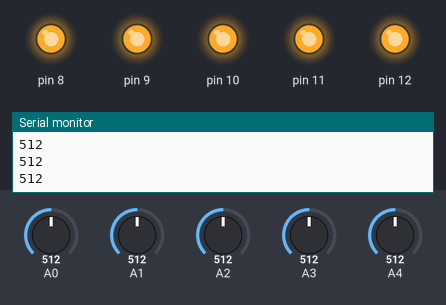
A sketch run on a simulated Arduino Uno, built with avr-gcc and run on an emulated ATmega328P. Shown: output pins drawn as LEDs (lit = HIGH), the last lines printed to the serial monitor. The test bench sets the inputs (shaded band); at power-on: A0 = 512, A1 = 512, A2 = 512, A3 = 512, A4 = 512.

Above: at 1.2 s.
1.3 s: A0 set to 411
4.3 s: A0 set to 388
At 4.6 s:
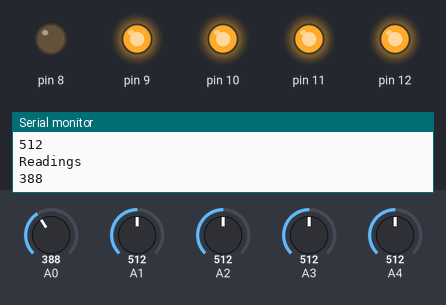
5.8 s: A1 set to 411
7.3 s: A1 set to 390
At 7.7 s:
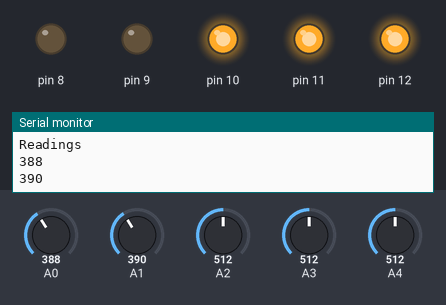
8.8 s: A2 set to 416
11.8 s: A2 set to 382
At 12.7 s:
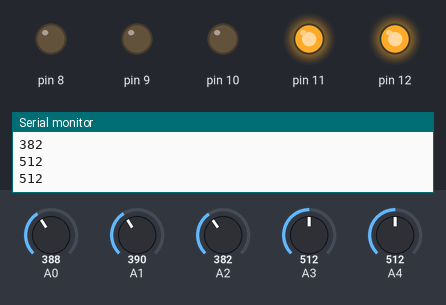
Timing chart, 0 to 14.3 s (numbered marks = the images above; inputs shaded):
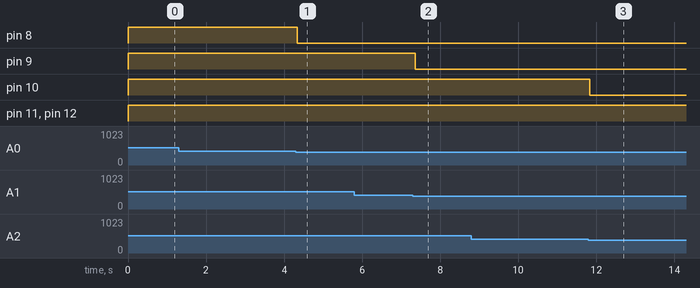

Measured:
- the behaviour switches between 401 and 400 on A0 (found by bisection; images 0 and 1)
- the behaviour switches between 401 and 400 on A1 (found by bisection; images 1 and 2)
- the behaviour switches between 401 and 400 on A2 (found by bisection; images 2 and 3)
- after the input at 4.3 s, pin 8: HIGH → LOW at once
- after the input at 7.3 s, pin 9: HIGH → LOW after 0.06 s
- after the input at 11.8 s, pin 10: HIGH → LOW at once

The sketch:

LineSensorTest.ino
```cpp
int threshold = 400;

void setup()
{
  Serial.begin(9600);
  pinMode(8, OUTPUT);
  pinMode(9, OUTPUT);
  pinMode(10, OUTPUT);
  pinMode(11, OUTPUT);
  pinMode(12, OUTPUT);
  pinMode(3, INPUT);
  pinMode(4, INPUT);
  pinMode(5, INPUT);
  pinMode(6, INPUT);
  pinMode(7, INPUT);
}

void loop()
{
  int a = analogRead(A0);
  int b = analogRead(A1);
  int c = analogRead(A2);
  int d = analogRead(A3);
  int e = analogRead(A4);

  Serial.println("Readings");
  Serial.println(a);
  Serial.println(b);
  Serial.println(c);
  Serial.println(d);
  Serial.println(e);
  //delay(2000);

  int aa = 0;
  if (a >threshold) aa = 1;

  int bb = 0;
  if (b >threshold) bb = 1;

  int cc = 0;
  if (c >threshold) cc = 1;

  int dd = 0;
  if (d >threshold) dd = 1;

  int ee = 0;
  if (e >threshold) ee = 1;
  /*
  digitalWrite(8, digitalRead(3));
  digitalWrite(9, digitalRead(4));
  digitalWrite(10, digitalRead(5));
  digitalWrite(11, digitalRead(6));
  digitalWrite(12, digitalRead(7));
  */

  digitalWrite(8, aa);
  digitalWrite(9, bb);
  digitalWrite(10, cc);
  digitalWrite(11, dd);
  digitalWrite(12, ee);
}
```
